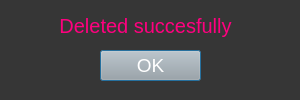
<?xml version="1.0" encoding="UTF-8"?>
<ui version="4.0">
 <class>Dialog</class>
 <widget class="QDialog" name="Dialog">
  <property name="geometry">
   <rect>
    <x>0</x>
    <y>0</y>
    <width>300</width>
    <height>100</height>
   </rect>
  </property>
  <property name="windowTitle">
   <string>Dialog</string>
  </property>
  <property name="styleSheet">
   <string notr="true">background-color: rgb(54, 54, 54);</string>
  </property>
  <widget class="QPushButton" name="okbutton">
   <property name="geometry">
    <rect>
     <x>100</x>
     <y>50</y>
     <width>101</width>
     <height>31</height>
    </rect>
   </property>
   <property name="styleSheet">
    <string notr="true">background-color: rgb(167, 168, 167); font-size:14pt; color:rgb(255, 255, 255)</string>
   </property>
   <property name="text">
    <string>OK</string>
   </property>
   <property name="default">
    <bool>false</bool>
   </property>
  </widget>
  <widget class="QLabel" name="emailtext">
   <property name="geometry">
    <rect>
     <x>20</x>
     <y>10</y>
     <width>251</width>
     <height>31</height>
    </rect>
   </property>
   <property name="styleSheet">
    <string notr="true">font-size:15pt; color:rgb(255, 0, 127)</string>
   </property>
   <property name="text">
    <string>Deleted succesfully</string>
   </property>
   <property name="alignment">
    <set>Qt::AlignCenter</set>
   </property>
  </widget>
 </widget>
 <resources/>
 <connections/>
</ui>
